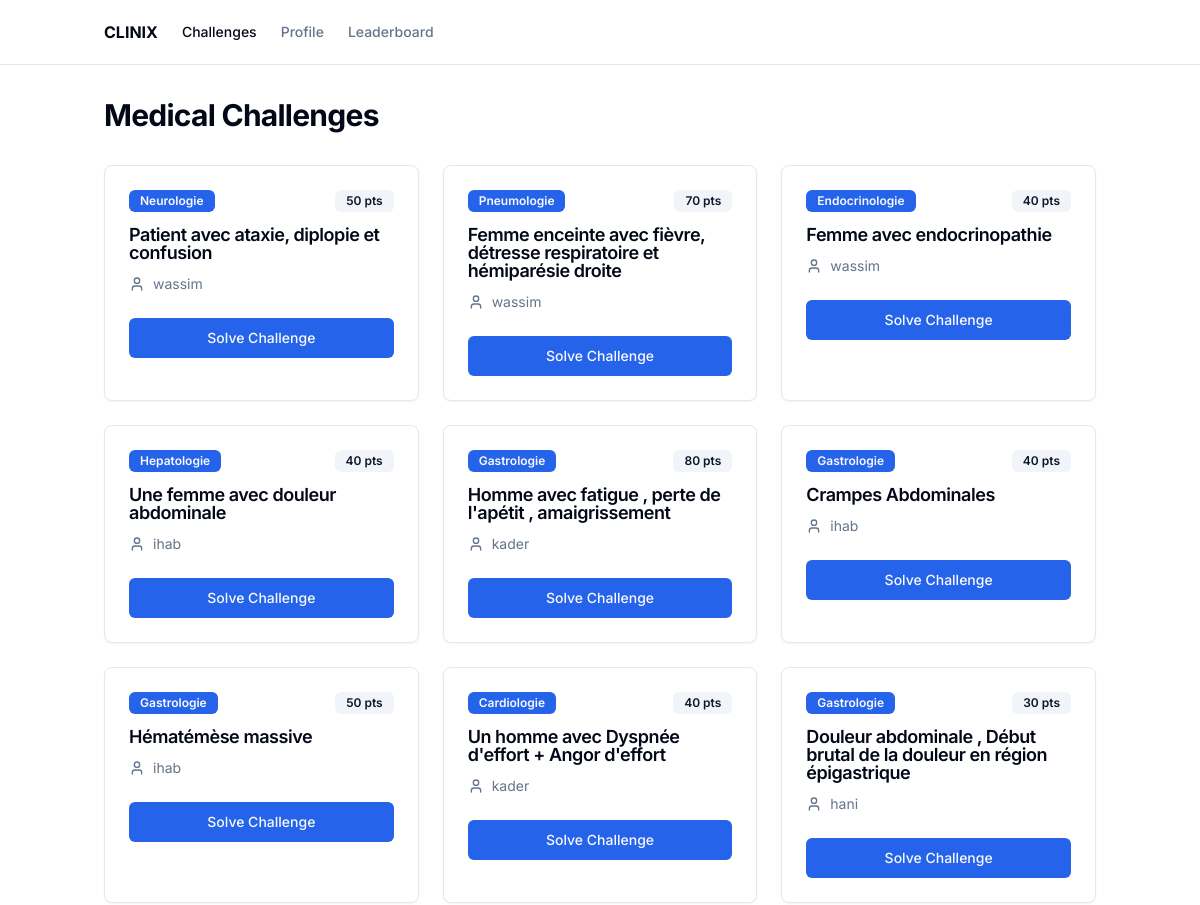
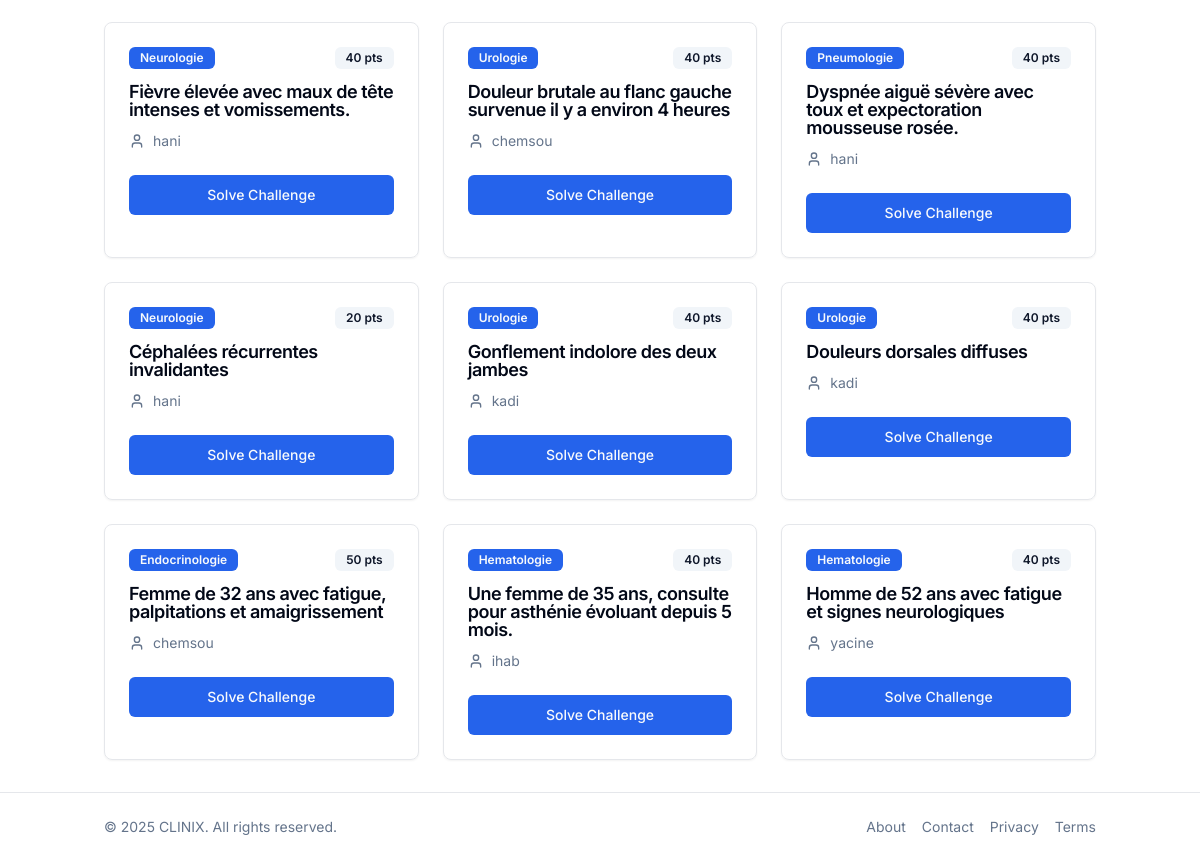
Screenshot of /challenges/ (signed in) with the database file from the repository (2 pictures, top to bottom).
### core/models.py (models this page shows, shortened)
class Challenge(models.Model):
    title = models.CharField(max_length=255)
    description = models.TextField()
    points = models.IntegerField()
    type = models.CharField(max_length=50)
    difficulty = models.CharField(max_length=50)
    solved_by = models.ManyToManyField(CustomUser, related_name='solved_challenges', blank=True)
    author = models.ForeignKey(CustomUser, on_delete=models.CASCADE, related_name='created_challenges' , default=None, null=True)
    is_visible = models.BooleanField(default=True)

class CustomUser(AbstractUser):
    teamname = models.CharField(max_length=255, unique=True)
    teamid = models.CharField(max_length=255)
    score = models.IntegerField(default=500)
    USERNAME_FIELD = 'teamname'
    REQUIRED_FIELDS = ['username']  # keep username to satisfy AbstractUser requirements

### core/views.py (the view)
# urls.py: path('challenges/', views.challenges, name='challenges'),
@login_required
def challenges(request):
    challenges = Challenge.objects.all()  # Assuming you have a Challenge model
    challenges = challenges.filter(is_visible=True)  # Filter visible challenges
    for challenge in challenges:
        challenge.is_submitted = Submission.objects.filter(user=request.user, challenge=challenge).exists()
    return render(request, 'core/challenges.html', {'challenges': challenges})

### core/templates/core/challenges.html (shortened to what this page needs)
<html lang="en">
<head>
  <script src="https://cdn.tailwindcss.com"></script>
</head>
<body class="bg-background text-foreground">
  <div class="flex min-h-screen flex-col">
    <header class="sticky top-0 z-50 w-full border-b bg-background">
      <div class="container mx-auto flex h-16 items-center justify-between px-4">
        <div class="flex items-center gap-6">
          <a href="{% url "core:index" %}" class="flex items-center gap-2">
            <span class="font-bold">CLINIX</span>
          </a>
          <nav class="hidden md:flex gap-6">
            <a href="{% url "core:challenges" %}" class="text-sm font-medium text-foreground transition-colors hover:text-primary">
              Challenges
            </a>
            <a href="{% url "core:profile" %}" class="text-sm font-medium text-muted-foreground transition-colors hover:text-primary">
              Profile
            </a>
            <a href="{% url "core:leaderboard" %}" class="text-sm font-medium text-muted-foreground transition-colors hover:text-primary">
              Leaderboard
            </a>
          </nav>
        </div>
      </div>
    </header>
    <main class="flex-1">
      <div class="container mx-auto py-8 px-4">
        <div class="flex items-center justify-between mb-8">
          <h1 class="text-3xl font-bold tracking-tight">Medical Challenges</h1>
        </div>
        <div class="grid gap-6 md:grid-cols-2 lg:grid-cols-3">
            {% for challenge in challenges %}
              {% if challenge.is_submitted %}
                {% include "core/challenge-card-submitted.html" %}
              {% else %}
                {% include "core/challenge-card.html" %}
              {% endif %}
            {% endfor %}
        </div>
      </div>
    </main>
    <footer class="border-t py-6">
      <div class="container mx-auto flex flex-col items-center justify-between gap-4 md:flex-row px-4">
        <p class="text-sm text-muted-foreground">© 2025 CLINIX. All rights reserved.</p>
        <nav class="flex gap-4 text-sm text-muted-foreground">
          <a href="#" class="hover:underline">About</a>
          <a href="#" class="hover:underline">Contact</a>
          <a href="#" class="hover:underline">Privacy</a>
          <a href="#" class="hover:underline">Terms</a>
        </nav>
      </div>
    </footer>
  </div>
</body>
</html>

### core/templates/core/challenge-card.html
<a href="{% url "core:challenge_details" challenge.id %}" class="block">
    <div class="rounded-lg border bg-card text-card-foreground shadow-sm h-full transition-all hover:shadow-md">
        <div class="flex flex-col space-y-1.5 p-6 pb-3">
            <div class="flex items-center justify-between">
                <span class="inline-flex items-center rounded-md border px-2.5 py-0.5 text-xs font-semibold transition-colors focus:outline-none focus:ring-2 focus:ring-ring focus:ring-offset-2 border-transparent bg-primary text-primary-foreground hover:bg-primary/80">
                    {{ challenge.type }}
                </span>
                <span class="inline-flex items-center rounded-md border px-2.5 py-0.5 text-xs font-semibold transition-colors focus:outline-none focus:ring-2 focus:ring-ring focus:ring-offset-2 border-transparent bg-secondary text-secondary-foreground">
                    {{ challenge.points }} pts
                </span>
            </div>
            <h3 class="text-lg font-semibold leading-none tracking-tight pt-2">{{ challenge.title }}</h3>
        </div>
        <div class="p-6 pt-0">
            <div class="flex items-center gap-2 text-sm text-muted-foreground">
                <svg xmlns="http://www.w3.org/2000/svg" width="24" height="24" viewBox="0 0 24 24" fill="none" stroke="currentColor" stroke-width="2" stroke-linecap="round" stroke-linejoin="round" class="h-4 w-4">
                    <path d="M19 21v-2a4 4 0 0 0-4-4H9a4 4 0 0 0-4 4v2"></path>
                    <circle cx="12" cy="7" r="4"></circle>
                </svg>
                <span>{{ challenge.author }}</span>
            </div>
        </div>
        <div class="p-6 pt-0">
            <button class="inline-flex items-center justify-center rounded-md text-sm font-medium ring-offset-background transition-colors focus-visible:outline-none focus-visible:ring-2 focus-visible:ring-ring focus-visible:ring-offset-2 disabled:pointer-events-none disabled:opacity-50 bg-primary text-primary-foreground hover:bg-primary/90 h-10 px-4 py-2 w-full">
                Solve Challenge
            </button>
        </div>
    </div>
</a>

### core/templates/core/challenges.html (style rules this page uses)
body { font-family: 'Inter', sans-serif; }

### rows the page displays
Challenge: type "Neurologie", points "50", title "Patient avec ataxie, diplopie et confusion", author "wassim"
Challenge: type "Pneumologie", points "70", title "Femme enceinte avec fièvre, détresse respiratoire et hémiparésie droite", author "wassim"
Challenge: type "Endocrinologie", points "40", title "Femme avec endocrinopathie", author "wassim"
Challenge: type "Hepatologie", points "40", title "Une femme avec douleur abdominale", author "ihab"
Challenge: type "Gastrologie", points "80", title "Homme avec fatigue , perte de l'apétit , amaigrissement", author "kader"
Challenge: type "Gastrologie", points "40", title "Crampes Abdominales", author "ihab"
Challenge: type "Gastrologie", points "50", title "Hématémèse massive", author "ihab"
Challenge: type "Cardiologie", points "40", title "Un homme avec Dyspnée d'effort + Angor d'effort", author "kader"
Challenge: type "Gastrologie", points "30", title "Douleur abdominale , Début brutal de la douleur en région épigastrique", author "hani"
Challenge: type "Neurologie", points "40", title "Fièvre élevée avec maux de tête intenses et vomissements.", author "hani"
Challenge: type "Urologie", points "40", title "Douleur brutale au flanc gauche survenue il y a environ 4 heures", author "chemsou"
Challenge: type "Pneumologie", points "40", title "Dyspnée aiguë sévère avec toux et expectoration mousseuse rosée.", author "hani"
Challenge: type "Neurologie", points "20", title "Céphalées récurrentes invalidantes", author "hani"
Challenge: type "Urologie", points "40", title "Gonflement indolore des deux jambes", author "kadi"
Challenge: type "Urologie", points "40", title "Douleurs dorsales diffuses", author "kadi"
Challenge: type "Endocrinologie", points "50", title "Femme de 32 ans avec fatigue, palpitations et amaigrissement", author "chemsou"
Challenge: type "Hematologie", points "40", title "Une femme de 35 ans, consulte pour asthénie évoluant depuis 5 mois.", author "ihab"
Challenge: type "Hematologie", points "40", title "Homme de 52 ans avec fatigue et signes neurologiques", author "yacine"
